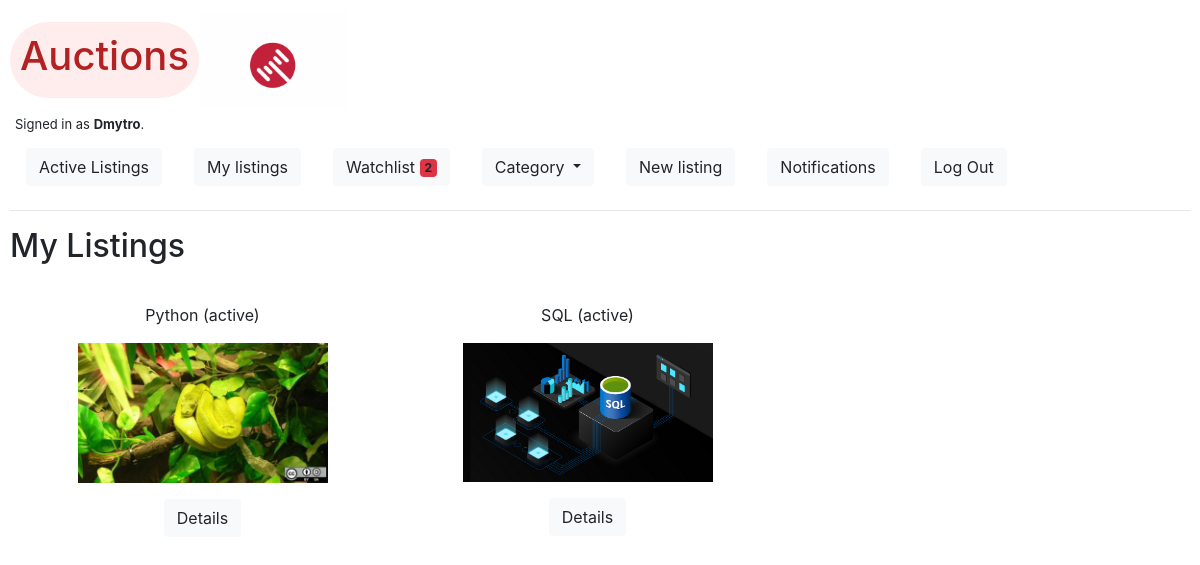
Screenshot of /my_listings (signed in) with the database file from the repository.
### auctions/models.py (models this page shows, shortened)
class User(AbstractUser):
    pass

class Listing(models.Model):
    class Category(models.TextChoices):
        HOME = 'HM', _('Home')
        ELECTRONICS = 'EL', _('Electronics')
        FASHION = 'FS', _('Fashion')
        HEALTH_BEAUTY = 'HB', _('Health & Beauty')
        MOTORS = 'GR', _('Motors')
        COLLECTIBLES = 'CL', _('Collectibles')
        SPORTS = 'SP', _('Sports')
        HOME_GARDEN = 'GA', _('Garden')
        DEALS = 'DE', _('Deals')
        UNDER_TEN = 'UT', _('Under $10')
        PETS = 'PT', _('Pets')
        TOYS = 'TY', _('Toys')
        OTHERS = 'OT', _('Others')
        __empty__ = _('(Unknown)')
    datetime = models.DateTimeField(auto_now_add=True)
    user = models.ForeignKey(User, on_delete=models.CASCADE, related_name="user_listings")
    title = models.CharField(max_length=255, unique=True)
    description = RichTextField(max_length=255)
    starting_price = models.DecimalField(max_digits=19, decimal_places=2)
    category = models.CharField(max_length=2, choices=Category.choices,
                                default=Category.OTHERS,
                                blank=True)
    watchlist = models.ManyToManyField(to=User, related_name="watch", blank=True)
    current_bid = models.DecimalField(max_digits=19, decimal_places=2, blank=True, null=True)
    is_active = models.BooleanField(default=True)

class Photo(models.Model):
    datetime = models.DateTimeField(auto_now_add=True)
    listing = models.ForeignKey(Listing, on_delete=models.CASCADE, related_name='listing_photos')
    user = models.ForeignKey(User, on_delete=models.CASCADE, related_name="user_photos")
    image = models.ImageField(upload_to='users/%Y/%m/%d/', blank=True)

### auctions/views.py (the view)
# urls.py: path("my_listings", views.my_listings, name="my_listings"),
@login_required
def my_listings(request):
    my_listings = User.objects.filter(username=request.user).get().user_listings.all()
    return render(request, "auctions/my_listings.html", {
        "listings": my_listings,
    })

### auctions/templates/auctions/my_listings.html
{% extends "auctions/index_layout.html" %}
{% block my_listings %}
  <h2>My Listings</h2>
{% endblock %}

### auctions/templates/auctions/index_layout.html (shortened to what this page needs)
{% extends "auctions/layout.html" %}
{% block body %}
{% block my_listings %}
{% endblock %}
    <div id="container">
    {% for listing in listings %}
        <div class="grid">
        <div class="grid-item">
            <p>{{ listing.title }}{% if listing.is_active %} (active){% else %} (closed){% endif %}<a href="{% url 'listing' listing.title %}">
            <p><img class="index" src="{{ listing.listing_photos.all.first.image.url }}" alt="image"></p>
            </a></p>
        </div>
        <div class="grid-item">
            <p>
            <a class="btn btn-light" data-bs-toggle="collapse" href="#multiCollapseExample{{ forloop.counter }}" role="button" aria-expanded="false" aria-controls="multiCollapseExample{{ forloop.counter }}">Details</a>
            </p>
        </div>
        </div>
    {% endfor %}
    </div>
{% endblock %}

### auctions/templates/auctions/layout.html (shortened to what this page needs)
{% load static %}
<!DOCTYPE html>
<html lang="en">
    <head>
        <link rel="stylesheet" href="https://stackpath.bootstrapcdn.com/bootstrap/4.4.1/css/bootstrap.min.css">
        <link rel="stylesheet" href="{% static 'auctions/styles.css' %}">
        <link rel="stylesheet" href="{% static 'auctions/color.css' %}">
        <script src="https://cdn.jsdelivr.net/npm/bootstrap@5.0.0-beta1/dist/js/bootstrap.min.js"></script>    </head>
    <body class="auctions">
        <div class="title">
            <div id="auction_logo"><h1>Auctions</h1></div>
            <div class="gif"></div>
        </div>
        <div id="is_authenticated">
            {% if user.is_authenticated %}
                Signed in as <strong>{{ user.username }}</strong>.
            {% else %}
                Not signed in.
            {% endif %}
        </div>
        <ul class="nav">
                <li class="nav-item">
                    <a class="nav-link" href="{% url 'index' %}">
                        <button type="button" class="btn btn-light">
                            Active Listings
                        </button>
                    </a>
                </li>
                {% if user.is_authenticated %}
                    <li class="nav-item">
                        <a class="nav-link" href="{% url 'my_listings' %}">
                            <button type="button" class="btn btn-light">
                                My listings
                            </button>
                        </a>
                    </li>
                    <li class="nav-item">
                        <a class="nav-link" href="{% url 'watchlist' %}">
                            <button type="button" class="btn btn-light">
                                Watchlist <span class="badge bg-danger">{% if request.user.watch.count != 0 %} {{ request.user.watch.count }} {% endif %}</span>
                              </button></a>
                    </li>
                    <li class="nav-item">
                        <div class="nav-link">
                            <a class="btn btn-light dropdown-toggle" href="#" role="button" id="dropdownMenuLink" data-toggle="dropdown" aria-haspopup="true" aria-expanded="false">
                            Category
                            </a>
                        </div>
                    </li>
                    <li class="nav-item">
                        <a class="nav-link" href="{% url 'new_listing' %}">
                            <button type="button" class="btn btn-light">
                                New listing
                            </button>
                        </a>
                    </li>
                    <li class="nav-item">
                        <a class="nav-link" href="{% url 'notifications' %}">
                            <button type="button" class="btn btn-light">
                                Notifications
                              </button></a>
                    </li>
                    <li class="nav-item">
                        <a class="nav-link" href="{% url 'logout' %}">
                            <button type="button" class="btn btn-light">
                                Log Out
                            </button>
                        </a>
                    </li>
                {% endif %}
        </ul>
        <hr>
        {% block body %}
        {% endblock %}
    </body>
</html>

### auctions/static/auctions/styles.css (style rules this page uses)
.auctions { padding: 10px; }
#is_authenticated { font-size: small; padding: 5px; text-align: left; padding-right: 15px; }
#auction_logo { color:firebrick; border-radius: 70px; padding: 10px; }
.index { max-height: 150px; max-width: 250px; }
@media (min-width: 600px) { body { background-color: white; } }
#container { display: flex; flex-wrap: wrap; align-items: flex-start; }
#container > div { margin: 10px; padding: 20px; width: 365px; }
.grid { display: grid; overflow: auto; }
.grid-item p { text-align: center; }
.title { display: inline-flex; align-items: center; width: 100%; }
.title .gif { background-image: url("dribbble.gif"); background-size: cover; width: 150px; height: 100px; }

### auctions/static/auctions/color.css (style rules this page uses)
.auctions .title div { background-color: #ffecec; }

### rows the page displays
User: username "Dmytro", user.watch.count "2"
Listing: title "Python", is_active "(active)", listing_photos.all.first.image (picture)
Listing: title "SQL", is_active "(active)", listing_photos.all.first.image (picture)
